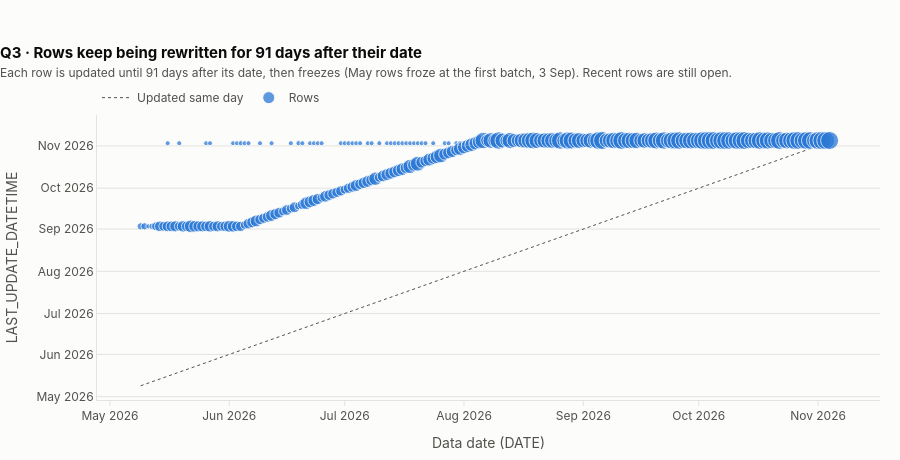

Source (notebook cell):
### Markdown cell above
## 7. Late data, multiple platforms, sparse fields

### Code cell
lag = audit.late_updates(df)
pc.update_lag(audit.update_lag_rows(df)).show()
lag.style.format({'share_over_7d': '{:.0%}'})

### Figure 1 — Plotly figure (JSON) as saved in the notebook; plotly's stock layout.template omitted (floating-point values rounded to 4 significant figures; data arrays with more than 128 entries replaced by an {"elided": "..."} marker saying what was removed)
{"data": [{"hoverinfo": "skip", "line": {"color": "#52514e", "dash": "dot", "width": 1}, "mode": "lines", "name": "Updated same day", "type": "scatter", "x": ["2026-05-09T00:00:00", "2026-11-04T00:00:00"], "y": ["2026-05-09T00:00:00", "2026-11-04T00:00:00"]}, {"customdata": {"elided": "226x2 int values"}, "hovertemplate": "Data date %{x|%d %b %Y}<br>Last updated %{y|%d %b %Y}<br>%{customdata[0]} rows, lag %{customdata[1]} days<extra></extra>", "marker": {"color": "#2a78d6", "line": {"color": "#fcfcfb", "width": 1}, "opacity": 0.75, "size": {"elided": "226 float values"}}, "mode": "markers", "name": "Rows", "type": "scatter", "x": {"elided": "226 str values"}, "y": {"elided": "226 str values"}}], "layout": {"font": {"color": "#52514e", "family": "Inter, Segoe UI, Helvetica, Arial, sans-serif", "size": 12}, "height": 460, "hoverlabel": {"bgcolor": "white", "font": {"color": "#0b0b0b", "size": 12}}, "legend": {"orientation": "h", "traceorder": "normal", "x": 0, "xanchor": "left", "y": 1.01, "yanchor": "bottom"}, "margin": {"b": 50, "l": 60, "r": 20, "t": 115}, "paper_bgcolor": "#fcfcfb", "plot_bgcolor": "#fcfcfb", "title": {"font": {"color": "#0b0b0b", "size": 15}, "text": "<b>Q3 · Rows keep being rewritten for 91 days after their date</b><br><span style='font-size:12px;color:#52514e'>Each row is updated until 91 days after its date, then freezes (May rows froze at the first batch, 3 Sep). Recent rows are still open.</span>", "x": 0, "xanchor": "left"}, "xaxis": {"linecolor": "#e4e3df", "showgrid": false, "tickcolor": "#e4e3df", "ticks": "outside", "title": {"text": "Data date (DATE)"}}, "yaxis": {"gridcolor": "#e4e3df", "linecolor": "#e4e3df", "title": {"text": "LAST_UPDATE_DATETIME"}, "zeroline": false}}}
